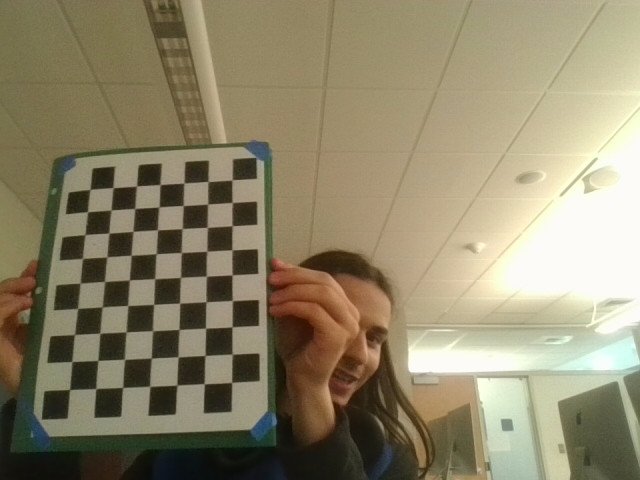
#> input picture calibration/test/images/good1726604760.13286470.png, 640 x 480 px; its folder holds 4 pictures in this run
$ python calibration.py
#> lines starting #> are read from the running program, lines starting #| are printed output that depends on the picture
import numpy as np
import cv2 as cv
import glob, os, pickle

# calibration.py will go through saved images, allow you to check them and delete if they are bad,
# then run math stuff to get the camera params and distortian values and save those files.

chessboardSize = (7,9)
frameSize = (640,480)


# termination criteria
criteria = (cv.TERM_CRITERIA_EPS + cv.TERM_CRITERIA_MAX_ITER, 30, 0.001)


# prepare object points, like (0,0,0), (1,0,0), (2,0,0) ....,(6,5,0)
objp = np.zeros((chessboardSize[0] * chessboardSize[1], 3), np.float32)
objp[:,:2] = np.mgrid[0:chessboardSize[0],0:chessboardSize[1]].T.reshape(-1,2)

size_of_chessboard_squares_mm = 25
objp = objp * size_of_chessboard_squares_mm


# Arrays to store object points and image points from all the images.
objpoints = [] # 3d point in real world space
imgpoints = [] # 2d points in image plane.


images = glob.glob('images/*.png')

for image in images:

    img = cv.imread(image)
#> img is the input picture: shape (480, 640, 3); mean B, G, R 107.1, 133.8, 142.7
    gray = cv.cvtColor(img, cv.COLOR_BGR2GRAY)
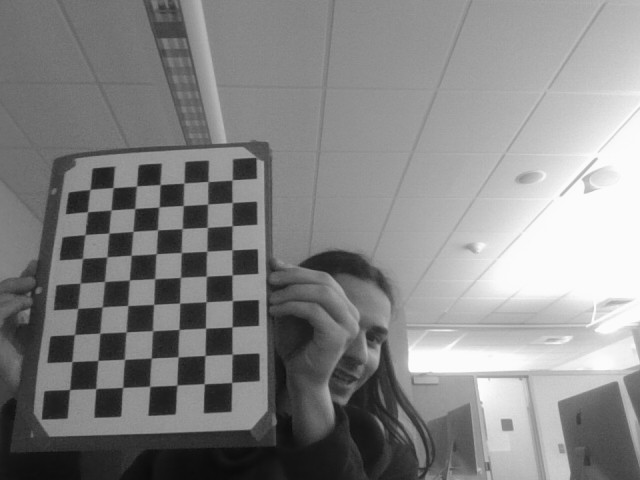
#> gray: shape (480, 640); min 10, max 255, mean 133.4

    # Find the chess board corners
    ret, corners = cv.findChessboardCorners(gray, chessboardSize, None)
#> ret = True; corners = 63 rows, first 8: [231.6, 382.5], [204.2, 383.8], [177.1, 385.1], [149.4, 386.7], [122.8, 387.6], [95.89, 388.7], [69.8, 389.4], [232.3, 354.3]


    # If found, add object points, image points (after refining them)
    if ret == True:
        objpoints.append(objp)
        corners2 = cv.cornerSubPix(gray, corners, (11,11), (-1,-1), criteria)
#> corners2 = 63 rows, first 8: [231.7, 382.4], [204.3, 383.7], [176.9, 385.2], [149.7, 386.4], [122.6, 387.4], [95.8, 388.5], [69.56, 389.5], [232.2, 354.2]
        imgpoints.append(corners)
        if('good' in str(image)):
            pass
        else:
            # Draw and display the corners
            cv.drawChessboardCorners(img, chessboardSize, corners2, ret)
            cv.imshow('Is this image good? (d) to delete, (s) to save', img)
            while True:
                k = cv.waitKey(20)
                if k == ord('d'):
                    os.remove(image)
                    break
                if k == ord('s'):
                    os.rename(image, str(image).replace('img','good'))
                    break
    else:
        os.remove(image)
#> pass 2 of the loop `for image in images:`:
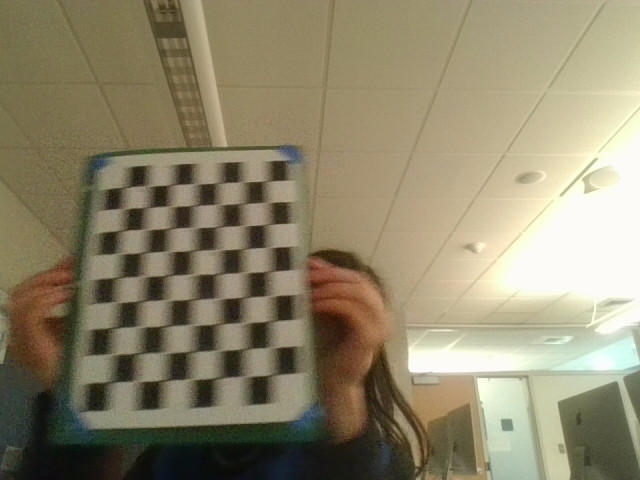
#> input picture calibration/test/images/good1726604760.13286471.png, 640 x 480 px
#> img is the input picture: shape (480, 640, 3); mean B, G, R 107.8, 133.8, 142.4
#> `gray = cv.cvtColor(img, cv.COLOR_BGR2GRAY)`:
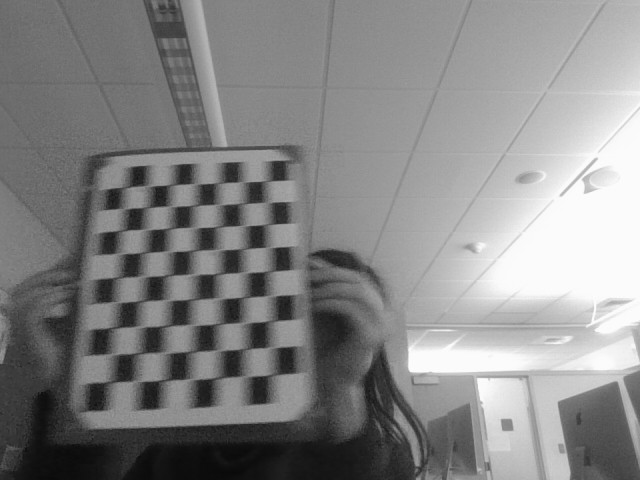
#> gray: shape (480, 640); min 9, max 254, mean 133.4
#> corners = 63 rows, first 8: [271, 374.5], [244.5, 376.5], [217.5, 378.5], [191.6, 378.8], [165.5, 381.2], [137.5, 380.9], [111, 382], [273.5, 346]
#> corners2 = 63 rows, first 8: [271.7, 375], [245.8, 376.4], [217.1, 378.1], [190.9, 379.2], [164.1, 380.4], [136.7, 381.1], [109.7, 382.4], [271.7, 347.5]
#> pass 3 of the loop `for image in images:`:
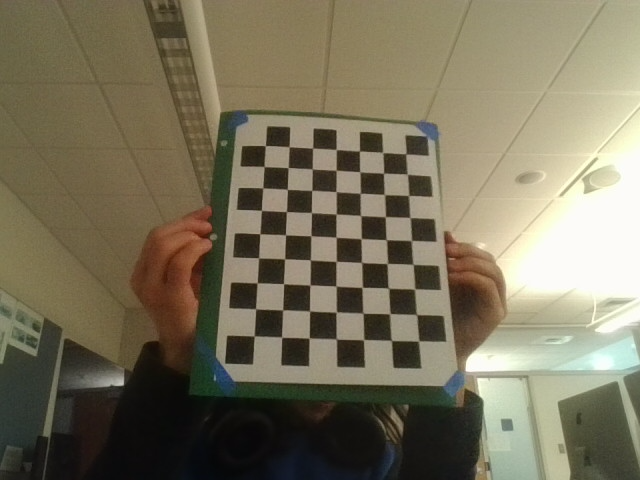
#> input picture calibration/test/images/good1726604760.13286472.png, 640 x 480 px
#> img is the input picture: shape (480, 640, 3); mean B, G, R 92.1, 114.1, 121.2
#> `gray = cv.cvtColor(img, cv.COLOR_BGR2GRAY)`:
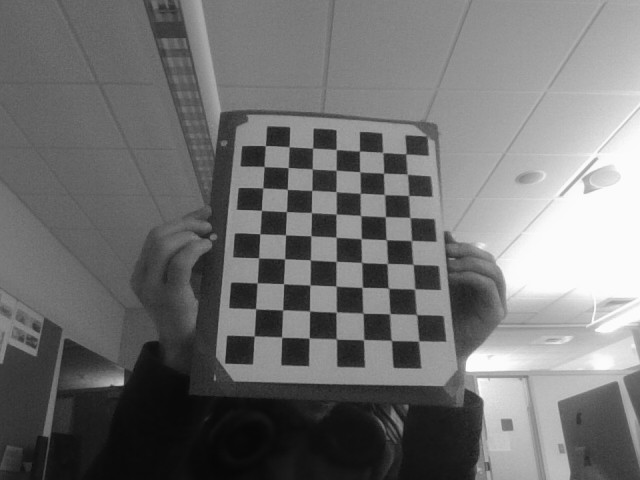
#> gray: shape (480, 640); min 6, max 254, mean 113.7
#> corners = 63 rows, first 8: [265.4, 145.8], [289.2, 146.7], [312.6, 148.2], [336.2, 149.4], [359.5, 151.2], [382.5, 152.5], [405.7, 153.7], [264.2, 166.5]
#> corners2 = 63 rows, first 8: [265.4, 145.6], [289.2, 146.7], [312.6, 148.1], [336.2, 149.5], [359.4, 151], [382.7, 152.4], [405.9, 153.9], [264, 166.5]
#> the loop made 4 passes; the first 3 are shown

cv.destroyAllWindows()


##### CALIBRATION #####

ret, cameraMatrix, dist, rvecs, tvecs = cv.calibrateCamera(objpoints, imgpoints, frameSize, None, None)


# Save the camera calibration result for later use
pickle.dump(cameraMatrix, open("calibrationFiles/cameraMatrix.pkl", "wb"))
pickle.dump(dist, open("calibrationFiles/dist.pkl", "wb"))


# Reprojection Error
mean_error = 0

for i in range(len(objpoints)):
    imgpoints2, _ = cv.projectPoints(objpoints[i], rvecs[i], tvecs[i], cameraMatrix, dist)
    error = cv.norm(imgpoints[i], imgpoints2, cv.NORM_L2)/len(imgpoints2)
    mean_error += error

print("total error: {}".format(mean_error/len(objpoints)) )

with open('calibrationFiles/cameraMatrix.pkl', 'rb') as f:
 camMatrix = pickle.load(f).tolist()

print("CameraMatrixData:")
print(f"np.array({camMatrix}, dtype = np.float32)")
print()

with open('calibrationFiles/dist.pkl', 'rb') as f:
 dist = pickle.load(f).tolist()

print("distData:")
print(f"np.array({dist[0]}, dtype = np.float32)")
